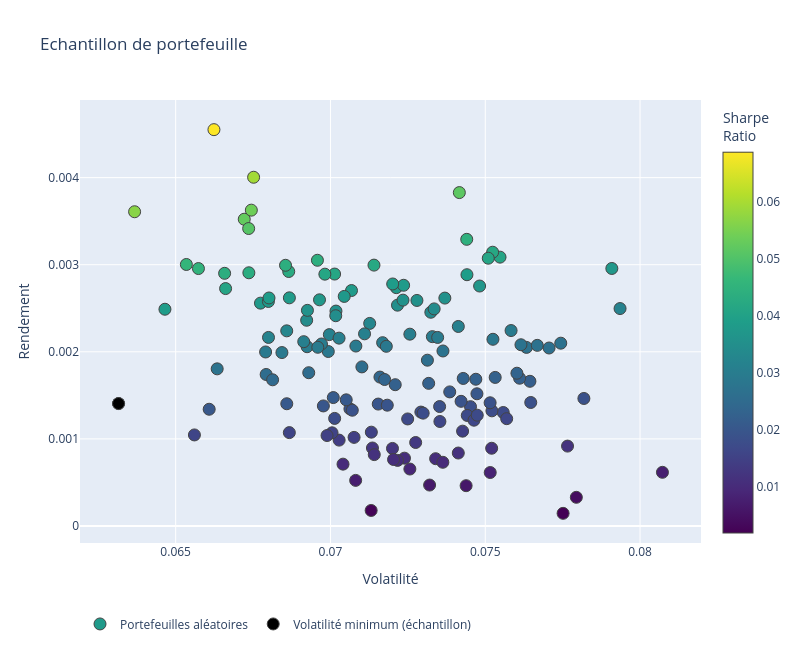

Notebook cell for this chart:
### Code cell
## Visualiser le point de volatilité minimum sur l'échantillon de portefeuille : Le point noir
Portefeuilles = go.Scatter(name = "Portefeuilles aléatoires", x = risq,y = R_esp,mode = "markers", marker = dict(size=12,
        color = SR, colorscale = "Viridis", showscale = True,line_width = 1,colorbar = dict(title = "Sharpe<br>Ratio")
        ),text = "portefeuille")

Minimum_Volatilite = go.Scatter(name = "Volatilité minimum (échantillon)", x = [risq[minIndex]], y = [R_esp[minIndex]],mode = "markers",
                                marker = dict(color = "black",size = 12,line_width = 1),text = "Volatilité minimum" )

data = [Portefeuilles, Minimum_Volatilite]

layout = go.Layout(title = "Echantillon de portefeuille", yaxis = dict(title = "Rendement"), xaxis = dict(title = "Volatilité"),
                    width = 800, height = 650, showlegend = True, legend = dict(orientation = "h", x = 0, y = -0.15))
                    
fig = go.Figure(data = data, layout = layout)

fig.show()

### Figure 1 — Plotly figure (JSON) as saved in the notebook; plotly's stock layout.template omitted (floating-point values rounded to 4 significant figures; data arrays with more than 128 entries replaced by an {"elided": "..."} marker saying what was removed)
{"data": [{"marker": {"color": {"elided": "150 float values"}, "colorbar": {"title": {"text": "Sharpe<br>Ratio"}}, "colorscale": [[0, "#440154"], [0.1111, "#482878"], [0.2222, "#3e4989"], [0.3333, "#31688e"], [0.4444, "#26828e"], [0.5556, "#1f9e89"], [0.6667, "#35b779"], [0.7778, "#6ece58"], [0.8889, "#b5de2b"], [1, "#fde725"]], "line": {"width": 1}, "showscale": true, "size": 12}, "mode": "markers", "name": "Portefeuilles aléatoires", "text": "portefeuille", "type": "scatter", "x": {"elided": "150 float values"}, "y": {"elided": "150 float values"}}, {"marker": {"color": "black", "line": {"width": 1}, "size": 12}, "mode": "markers", "name": "Volatilité minimum (échantillon)", "text": "Volatilité minimum", "type": "scatter", "x": [0.06316], "y": [0.001406]}], "layout": {"height": 650, "legend": {"orientation": "h", "x": 0, "y": -0.15}, "showlegend": true, "title": {"text": "Echantillon de portefeuille"}, "width": 800, "xaxis": {"title": {"text": "Volatilité"}}, "yaxis": {"title": {"text": "Rendement"}}}}
